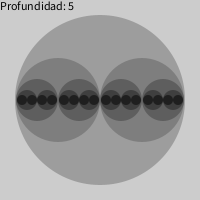
Frame 1 (no input)
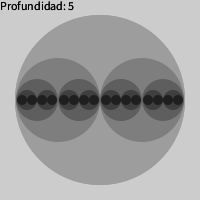
Frame 2 (the mouse pressed at the canvas centre, redrawn once)

The Processing sketch that drew these frames (run headless with seeded random() and noise(); the mouse was pressed at the canvas centre and the sketch redrawn once):

// Processing sketch: EjemploRecursividad
// ── EjemploRecursividad.pde
int profundidad = 5;

void setup() {
  size(200, 200);
  noStroke();
  smooth();
  noLoop();
}

void draw() {
  fill(0);
  text("Profundidad: "+profundidad, 0, 10);
  circuloRecursivo(100, 100, 85, profundidad);
}

void circuloRecursivo(int x, int y, int radius, int num) {
  float tt = 126 * num / 4.0;
  fill(tt);
  ellipse(x, y, radius*2, radius*2);
  if (num>1) {
    num=num-1;
    circuloRecursivo(x-radius/2, y, radius/2, num);
    circuloRecursivo(x+radius/2, y, radius/2, num);
  }
}
